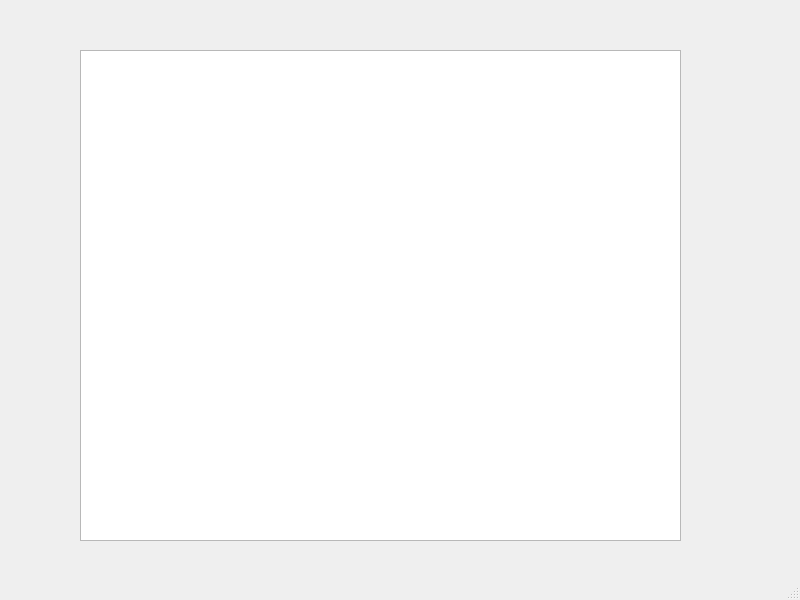
<?xml version="1.0" encoding="UTF-8"?>
<ui version="4.0">
 <class>MainWindow</class>
 <widget class="QMainWindow" name="MainWindow">
  <property name="geometry">
   <rect>
    <x>0</x>
    <y>0</y>
    <width>800</width>
    <height>600</height>
   </rect>
  </property>
  <property name="mouseTracking">
   <bool>true</bool>
  </property>
  <property name="windowTitle">
   <string>MainWindow</string>
  </property>
  <widget class="QWidget" name="centralwidget">
   <property name="mouseTracking">
    <bool>true</bool>
   </property>
   <widget class="QGraphicsView" name="graphicsView">
    <property name="geometry">
     <rect>
      <x>80</x>
      <y>50</y>
      <width>601</width>
      <height>491</height>
     </rect>
    </property>
    <property name="mouseTracking">
     <bool>true</bool>
    </property>
   </widget>
  </widget>
  <widget class="QMenuBar" name="menubar">
   <property name="geometry">
    <rect>
     <x>0</x>
     <y>0</y>
     <width>800</width>
     <height>23</height>
    </rect>
   </property>
  </widget>
  <widget class="QStatusBar" name="statusbar"/>
 </widget>
 <resources/>
 <connections/>
</ui>
